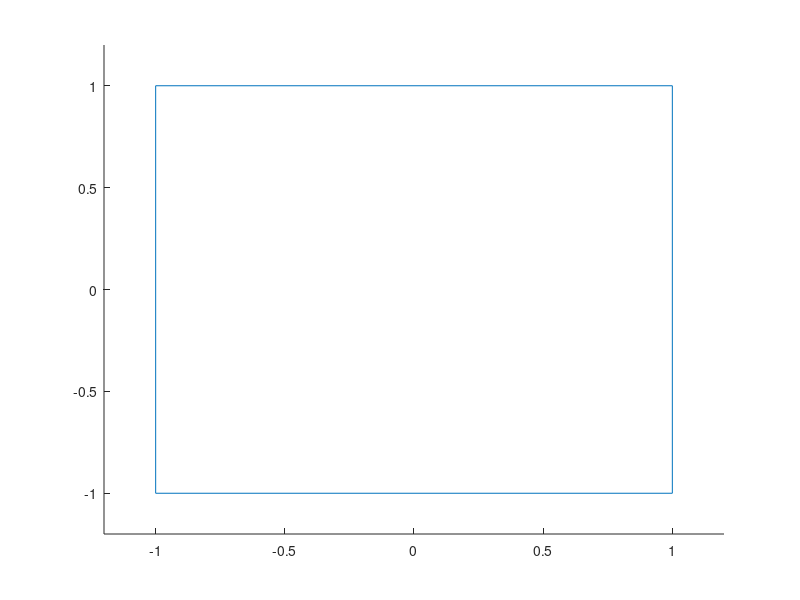

This chart was generated by the following MATLAB code: (Note: this script raises an error after producing the figure.)
% Example 8.14 - p 375 Blandford and Parr
% 
% F. Frigo  10-Nov-2020
% Marquette University
%
num = [ 1 2 1 ] ; 
den = [1 -1 0.8];

A=[0 1.0; -0.8 1]; % Controllable Form
B=[0; 1];
C=[2 3];
D=[1];

r = roots(den);
alpha = real(r(1,1));
beta = imag (r(1,1));
T = [(-1/beta) 0; (-alpha/beta) 1];
At = T^-1*A*T;
Bt = T^-1*B;
Ct = C*T;
figure (1) ;clf;
axis([-1.2 1.2 -1.2 1.2]);
line([1 -1], [1 1]);line([-1 -1], [1 -1] );
line([-1 1],[-1 -1]);line([1 1],[-1 1] );
v = [0.95; -0.95] ;count = 0;
while ((( v(1,1) ~= 0) && (v(2,1) ~= 0) ) && count < 50)
   Vnew = At*v;
   % Use twos complement overflow
   Vnew = twosover(Vnew);
   x = [v(1,1) Vnew(1,1)];
   y = [v(2,1) Vnew(2,1)];
   line(x,y,'Color','blue');
   v = Vnew;
   count = count + 1;
end
disp('At =');disp(At);
disp('Bt =');disp(Bt);
disp('Ct =');disp(Ct);
disp('D =');disp(D);
